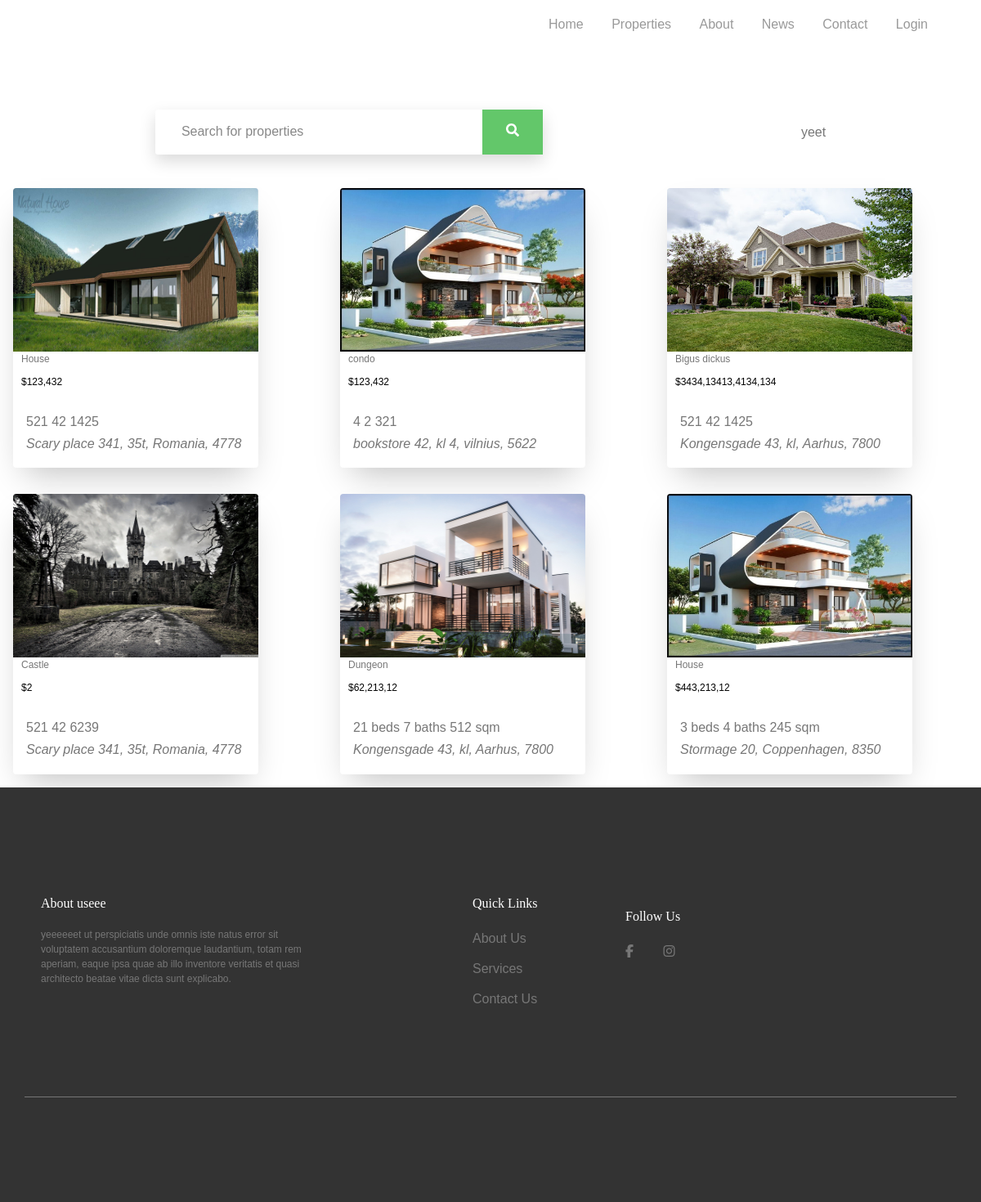
/properties.php, run on the app's committed database.
### tables this page shows
CREATE TABLE `property` (
  `property_id` int(5) NOT NULL,
  `property_type` varchar(255) NOT NULL,
  `property_bed` varchar(255) NOT NULL,
  `property_size` varchar(255) NOT NULL,
  `property_bath` varchar(255) NOT NULL,
  `property_image` text NOT NULL,
  `property_city` varchar(255) NOT NULL,
  `property_zip` varchar(255) NOT NULL,
  `property_tags` varchar(255) NOT NULL,
  `property_address` varchar(255) NOT NULL,
  `property_google_loc` text NOT NULL,
  `property_price` varchar(255) NOT NULL
);

CREATE TABLE `footer` (
  `footer_id` int(3) NOT NULL,
  `footer_title` varchar(255) NOT NULL,
  `footer_content` varchar(255) NOT NULL,
  `footer_fb` varchar(255) NOT NULL,
  `footer_ig` varchar(255) NOT NULL
);

### properties.php (the view, shortened to what this page needs)
<?php include "includes/header.php" ?>
    <?php include "includes/navigation.php" ?>
<br>
<br>
<br>
<br>
<div class="s003">
      <form action="search_properties.php" method="post">
        <div class="inner-form">
          <div class="input-field second-wrap">
            <input name="search_property" id="search" type="text" placeholder="Search for properties" />
          </div>
          <div class="input-field third-wrap">
            <button class="btn-search" type="submit" name="submit">
            </button>
          </div>
        </div>
      </form>
<button class="buttons" type="submit" name="sort-price">yeet</button>
    </div>
<div class="main">
<ul class="propertis">
<?php
          $query = "SELECT * FROM  property ORDER BY property_id DESC ";
          $select_all_property_query = mysqli_query($connection, $query);
          while ($row = mysqli_fetch_assoc( $select_all_property_query)) {
             $property_id = $row['property_id'];
             $property_type = $row['property_type'];
             $property_price = $row['property_price'];
             $property_bed = $row['property_bed'];
             $property_bath = $row['property_bath'];
             $property_size = $row['property_size'];
             $property_city = $row['property_city'];
             $property_zip = $row['property_zip'];
             $property_address = substr($row['property_address'], 0,20);
             $property_image = $row['property_image'];
?>
  <li class="propertis_item">
    <div class="properti">
     <a href="property.php?p_id=<?php echo $property_id; ?>"><div class="properti_image"><img src="images/<?php echo $property_image?>"> </a>
      <p class="properti-type"><?php echo $property_type ?></p>
      <p class="properti-price"><?php echo $property_price ?></p>
    </div>
      <div class="properti_content">
                        <span class="beds"><?php echo $property_bed ?></span>
                        <span class="baths"><?php echo $property_bath ?></span>
                        <span class="sqft"><?php echo $property_size ?></span>
                        <address>
                        <?php echo $property_address ?>, <?php echo $property_city ?>, <?php echo $property_zip ?>
                        </address>
      </div>
    </div>
  </li>
  <?php }?>
    <?php
      include "includes/footer.php"
      ?>

### includes/header.php (shortened to what this page needs)
<!DOCTYPE html>
<html lang="en">
<head>
    <link rel="stylesheet" type="text/css" href="https://cdn.jsdelivr.net/npm/slick-carousel@1.8.1/slick/slick.css"/>
</head>
<body>

### includes/navigation.php (shortened to what this page needs)
<div id="header-hero-container">
<header>
            <div class="flex container">
                <a id="logo" href="index.php">KILL ME PLEASE</a>
                <nav>
                    <ul id="nav-menu">
                        <li><a href="index.php">Home</a></li>
                        <li><a href="properties.php">Properties</a></li>
                        <li><a href="about.php">About</a></li>
                        <li><a href="news.php">News</a></li>
                        <li><a href="contact.php">Contact</a></li>
                        <li><a href="log-in.php">Login</a></li>
                    </ul>
                </nav>
            </div>
        </header>

### includes/footer.php (shortened to what this page needs)
  <footer>
<?php
  $query = "SELECT * FROM footer ";
$select_all_footer_query = mysqli_query($connection, $query);
while ($row = mysqli_fetch_assoc( $select_all_footer_query)) {
   $footer_title = $row['footer_title'];
   $footer_content = $row['footer_content'];
   $footer_fb = $row['footer_fb'];
   $footer_ig = $row['footer_ig'];
?>
        <div class="flex container">
            <div class="footer-about">
                <h5><?php echo $footer_title ?></h5>
                <p><?php echo $footer_content  ?></p>
            </div>
            <div class="footer-quick-links">
                <h5>Quick Links</h5>
                <ul>
                    <li><a href="about.php">About Us</a></li>
                    <li><a href="#">Services</a></li>
                    <li><a href="contact.php">Contact Us</a></li>
                </ul>
            </div>
            <div class="footer-subscribe">
                <h5 class="follow-us">Follow Us</h5>
                <ul>
                    <li><a href="<?php echo $footer_fb ?>" target="blank"><span class="fab fa-facebook-f"></span></a></li>
                    <li><a href="<?php echo $footer_ig ?> " target="blank"><span class="fab fa-instagram"></span></a></li>
                </ul>
            </div>
        </div>
<?php }?>
    </footer>
</body>
</html>

### data on the page
property: property_image (picture), property_type "House", property_price "$123,432", property_bed "521", property_bath "42", property_size "1425", property_address "Scary place 341, 35t", property_city "Romania", property_zip "4778"
property: property_image (picture), property_type "condo", property_price "$123,432", property_bed "4", property_bath "2", property_size "321", property_address "bookstore 42, kl 4", property_city "vilnius", property_zip "5622"
property: property_image (picture), property_type "Bigus dickus", property_price "$3434,13413,4134,134", property_bed "521", property_bath "42", property_size "1425", property_address "Kongensgade 43, kl", property_city "Aarhus", property_zip "7800"
property: property_image (picture), property_type "Castle", property_price "$2", property_bed "521", property_bath "42", property_size "6239", property_address "Scary place 341, 35t", property_city "Romania", property_zip "4778"
property: property_image (picture), property_type "Dungeon", property_price "$62,213,12", property_bed "21 beds", property_bath "7 baths", property_size "512 sqm", property_address "Kongensgade 43, kl", property_city "Aarhus", property_zip "7800"
property: property_image (picture), property_type "House", property_price "$443,213,12", property_bed "3 beds", property_bath "4 baths", property_size "245 sqm", property_address "Stormage 20", property_city "Coppenhagen", property_zip "8350"
footer: footer_title "About useee", footer_content "yeeeeeet ut perspiciatis unde omnis iste natus error sit voluptatem accusantium doloremque laudantium, totam rem aperiam, eaque ipsa quae ab illo inventore veritatis et quasi architecto beatae vitae dicta sunt explicabo."
